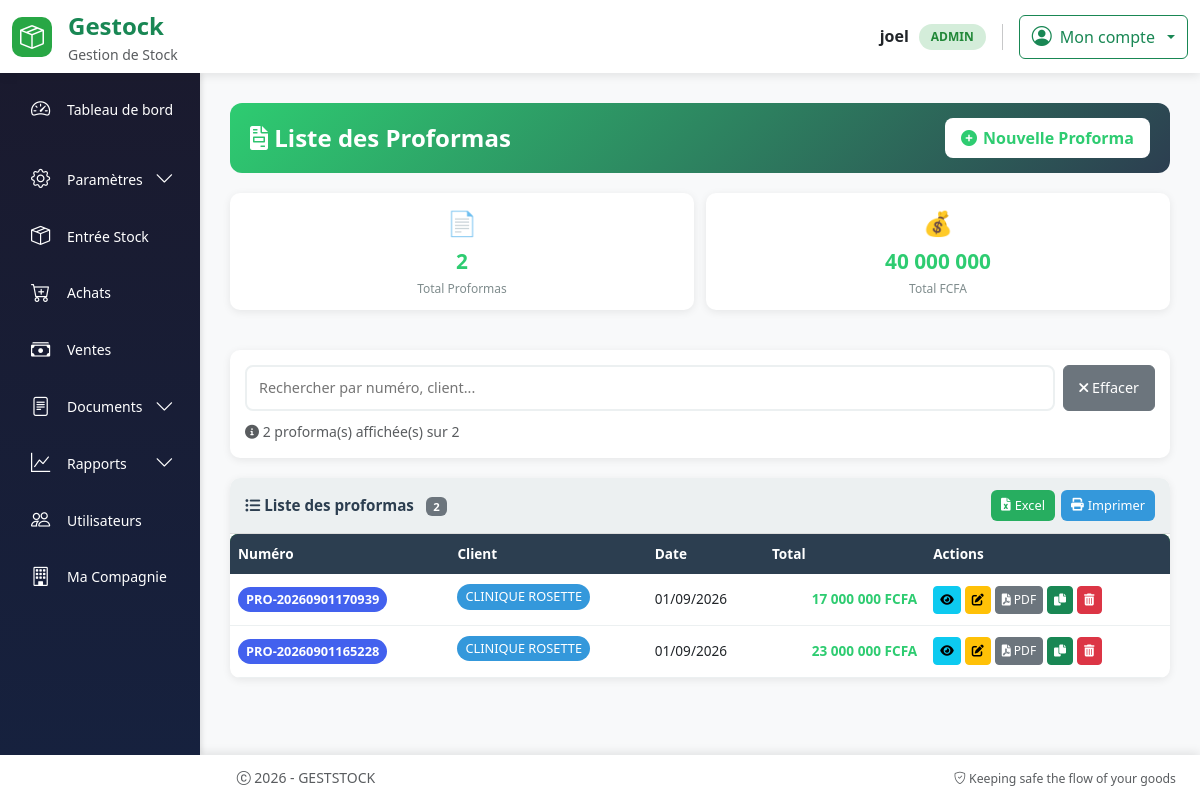
The app's page /proformas (signed in) with its own data.
### models.py (models this page shows, shortened)
class User(UserMixin, db.Model):
  id = db.Column(db.Integer, primary_key=True)
  username = db.Column(db.String(64), index=True, nullable=False)
  email = db.Column(db.String(120), unique=True, nullable=False)
  password_hash = db.Column(db.String(256))
  role = db.Column(db.String(20), nullable=False, default='operateur')
  joined_at = db.Column(db.DateTime(), default = datetime.utcnow, index = True)
  must_change_password = db.Column(db.Boolean, default=False)
  __table_args__ = (
      db.UniqueConstraint('email', name='uq_user_email'),
  )

class Proforma(db.Model):
    id = db.Column(db.Integer, primary_key=True)
    proforma_title = db.Column(db.String(500))
    proforma_comment = db.Column(db.String(500))
    proforma_comment2 = db.Column(db.String(500))
    condition_paiement = db.Column(db.String(500))
    delai_livraison = db.Column(db.String(500))
    garantie = db.Column(db.String(500))
    attn = db.Column(db.String(400))
    total_ht = db.Column(db.Float, default=0)
    remise = db.Column(db.Float, default=0)
    numero = db.Column(db.String(50), unique=True, nullable=False)
    service_concerne = db.Column(db.String(50), default='commercial')
    compagnie_id = db.Column(
        db.Integer,
        db.ForeignKey("compagnie.id"),
        nullable=False
    )
    compagnie = db.relationship(
        "Compagnie",
        backref=db.backref("proformas", lazy=True)
    )
    client_id = db.Column(
        db.Integer,
        db.ForeignKey("client.id"),
        nullable=False
    )
    date = db.Column(
        db.DateTime,
        default=datetime.utcnow
    )
    total = db.Column(db.Float, default=0)
    client = db.relationship(
        "Client",
        backref=db.backref("proformas", lazy=True)
    )
    lignes = db.relationship(
        "LigneProforma",
        backref="proforma",
        cascade="all, delete-orphan",
        lazy=True
    )

class Client(db.Model):
    __tablename__ = "client"
    id = db.Column(db.Integer, primary_key=True)
    nom_client = db.Column(db.String(100), nullable=False)
    telephone = db.Column(db.String(30))
    adresse = db.Column(db.String(255), nullable=False)
    attn = db.Column(db.String(255))
    certificats = db.relationship('CertificatInstallation',
                                 backref='client_rel',
                                 lazy=True)
    bons_commande = db.relationship(
        "BonCommande",
        back_populates="client",
        cascade="all, delete-orphan"
    )
    bons_livraison = db.relationship(
        "BonLivraison",
        back_populates="client"
    )

### routes.py (the view)
@app.route("/proformas")
@login_required
def liste_proformas():
    proformas = Proforma.query.order_by(Proforma.id.desc()).all()
    return render_template(
        "liste_proforma.html",
        proformas=proformas
    )

### app.py (called while the page is built)
@app.after_request
def close_db_connection(response):
    try:
        db.session.close()
    except:
        pass
    return response

### routes.py (called while the page is built)
@app.after_request
def disable_cache(response):
    response.headers["Cache-Control"] = "no-store, no-cache, must-revalidate, private"
    response.headers["Pragma"] = "no-cache"
    response.headers["Expires"] = "0"
    return response

@login_manager.user_loader
def load_user(user_id):
    return User.query.get(int(user_id))

@app.context_processor
def utility_processor():
    def is_active(prefix):
        return request.endpoint and prefix in request.endpoint
    def has_role(*roles):
        if not current_user.is_authenticated:
            return False
        return current_user.role in roles
    def current_route():
        """Retourne le nom de la route actuelle"""
        return request.endpoint
    return dict(
        is_active=is_active,
        has_role=has_role,
        current_route=current_route
    )

### templates/liste_proforma.html (shortened to what this page needs)
{% extends "base.html" %}
{% block content %}
<div class="proformas-container">
    <div class="proformas-header">
        <h4>
            <i class="fas fa-file-invoice"></i> Liste des Proformas
        </h4>
        <a href="{{ url_for('nouvelle_proforma') }}" class="btn-add">
            <i class="fas fa-plus-circle"></i> <span>Nouvelle Proforma</span>
        </a>
    </div>
    {% if proformas %}
    {% set total_proformas = proformas|length %}
    {% set total_montant = proformas|sum(attribute='total') %}
    <div class="stats-grid">
        <div class="stat-card">
            <div class="stat-icon">📄</div>
            <div class="stat-value">{{ total_proformas }}</div>
            <div class="stat-label">Total Proformas</div>
        </div>
        <div class="stat-card">
            <div class="stat-icon">💰</div>
            <div class="stat-value">{{ "{:,.0f}".format(total_montant).replace(',', ' ') }}</div>
            <div class="stat-label">Total FCFA</div>
        </div>
    </div>
    <div class="search-card">
        <div class="search-input-group">
            <input type="text" id="searchInput" class="search-input"
                   placeholder="Rechercher par numéro, client...">
            <button type="button" id="clearSearch" class="btn btn-secondary">
                <i class="fas fa-times"></i> <span>Effacer</span>
            </button>
        </div>
        <div class="mt-2">
            <small class="text-muted">
                <i class="fas fa-info-circle"></i>
                <span id="visibleCount">{{ proformas|length }}</span> proforma(s) affichée(s) sur <span id="totalCount">{{ total_proformas }}</span>
            </small>
        </div>
    </div>
    <div class="table-container">
        <div class="table-header">
            <div class="table-title">
                <i class="fas fa-list-ul"></i> Liste des proformas
                <span class="badge bg-secondary ms-2" id="badgeCount">{{ total_proformas }}</span>
            </div>
            <div class="export-buttons">
                <button type="button" onclick="exportToExcel()" class="btn-sm-custom btn-excel">
                    <i class="fas fa-file-excel"></i> <span>Excel</span>
                </button>
                <button type="button" onclick="window.print()" class="btn-sm-custom btn-print">
                    <i class="fas fa-print"></i> <span>Imprimer</span>
                </button>
            </div>
        </div>
        <div class="table-wrapper">
            <table class="table-custom" id="proformasTable">
                <thead>
                    <tr>
                        <th>Numéro</th>
                        <th>Client</th>
                        <th>Date</th>
                        <th>Total</th>
                        <th>Actions</th>
                    </tr>
                </thead>
                <tbody id="tableBody">
                    {% for p in proformas %}
                    <tr class="proforma-row"
                        data-id="{{ p.id }}"
                        data-numero="{{ p.numero }}"
                        data-client="{{ p.client.nom_client if p.client and p.client.nom_client else p.attn|lower }}">
                        <td>
                            <span class="badge-numero" title="Proforma n°{{ p.numero }}">
                                {{ p.numero }}
                            </span>
                        </td>
                        <td>
                            <span class="badge-client" title="{{ p.client.nom_client if p.client and p.client.nom_client else p.attn }}">
                                {{ p.client.nom_client if p.client and p.client.nom_client else p.attn }}
                            </span>
                        </td>
                        <td>{{ p.date.strftime("%d/%m/%Y") if p.date else '-' }}</td>
                        <td>
                            <span class="montant">{{ "{:,.0f}".format(p.total).replace(',', ' ') }} FCFA</span>
                        </td>
                        <td>
                            <div class="action-group">
                                <a href="{{ url_for('details_proforma', proforma_id=p.id) }}"
                                   class="btn btn-sm btn-info" title="Voir les détails">
                                    <i class="fas fa-eye"></i>
                                </a>
                                <a href="{{ url_for('modifier_proforma', proforma_id=p.id) }}"
                                   class="btn btn-sm btn-warning" title="Modifier">
                                    <i class="fas fa-edit"></i>
                                </a>
                                <a href="{{ url_for('proforma_pdf', proforma_id=p.id) }}"
                                   target="_blank"
                                   class="btn btn-sm btn-secondary"
                                   title="Télécharger PDF">
                                    <i class="fas fa-file-pdf"></i> <span class="d-none d-md-inline">PDF</span>
                                </a>
                                <button type="button"
                                        class="btn btn-sm btn-success"
                                        onclick="dupliquerProforma({{ p.id }}, '{{ p.numero }}')"
                                        title="Dupliquer">
                                    <i class="fas fa-copy"></i>
                                </button>
                                <button type="button"
                                        class="btn btn-sm btn-danger"
                                        onclick="confirmerSuppression({{ p.id }}, '{{ p.numero }}')"
                                        title="Supprimer">
                                    <i class="fas fa-trash-alt"></i>
                                </button>
                            </div>
                        </td>
                    </tr>
                    {% endfor %}
                </tbody>
            </table>
        </div>
    </div>
    {% endif %}
</div>
<link rel="stylesheet" href="https://cdnjs.cloudflare.com/ajax/libs/font-awesome/6.0.0/css/all.min.css">
{% endblock %}

### templates/base.html (shortened to what this page needs)
<!DOCTYPE html>
<html lang="fr">
<head>
    <link rel="stylesheet" href="{{ url_for('static', filename='css/bootstrap.min.css') }}">
    <link rel="stylesheet" href="https://cdn.jsdelivr.net/npm/bootstrap-icons@1.11.3/font/bootstrap-icons.css">
    <link rel="stylesheet" href="{{ url_for('static', filename='style/styles.css') }}">
</head>
<body>
    <header class="app-header">
        <div class="container-fluid py-2">
            <div class="row align-items-center">
                <div class="col-6 col-md-3">
                    <div class="d-flex align-items-center gap-3">
                        <div class="brand-logo">
                            <i class="bi bi-box-seam fs-4"></i>
                        </div>
                        <div>
                            <span class="fs-4 fw-bold text-success">Gestock</span>
                            <small class="text-muted d-none d-md-block">Gestion de Stock</small>
                        </div>
                    </div>
                </div>
                <div class="col-6 col-md-9">
                    <div class="d-flex justify-content-end align-items-center gap-3">
                        {% if current_user.is_authenticated %}
                            <div class="d-none d-md-flex align-items-center gap-3">
                                <div class="text-end">
                                    <div class="fw-semibold">{{ current_user.username }}</div>
                                    <span class="user-badge">{{ current_user.role|upper }}</span>
                                </div>
                            </div>
                            <div class="dropdown">
                                <button class="btn btn-outline-success dropdown-toggle d-flex align-items-center gap-2" type="button" data-bs-toggle="dropdown">
                                    <i class="bi bi-person-circle fs-5"></i>
                                    <span class="d-none d-md-inline">Mon compte</span>
                                </button>
                            </div>
                        {% endif %}
                    </div>
                </div>
            </div>
        </div>
    </header>
    <main class="app-main">
        <div class="container-fluid h-100 p-0">
            <div class="row h-100 g-0">
                {% if current_user.is_authenticated %}
                    <div class="col-md-3 col-lg-2 d-none d-md-block p-0" style="height: 100%;">
                        <div class="app-sidebar" style="height: 100%;">
                            {% include 'partials/sidebar.html' %}
                        </div>
                    </div>
                    {% set content_col = "col-md-9 col-lg-10" %}
                {% else %}
                    {% set content_col = "col-12" %}
                {% endif %}
                <div class="{{ content_col }} p-0" style="height: 100%;">
                    <div class="app-content">
                        {% block content %}{% endblock %}
                    </div>
                </div>
            </div>
        </div>
    </main>
    <footer class="app-footer">
        <div class="container-fluid">
            <div class="row align-items-center">
                <div class="col-md-6">
                    <p class="mb-0 text-muted">
                        <i class="bi bi-c-circle"></i> 2026 - GESTSTOCK
                    </p>
                </div>
                <div class="col-md-6 text-md-end">
                    <small class="text-muted">
                        <i class="bi bi-shield-check"></i> Keeping safe the flow of your goods
                    </small>
                </div>
            </div>
        </div>
    </footer>
</body>
</html>

### static/style/styles.css (style rules this page uses)
html { height: 100%; }
body { margin: 0; font-family: Arial, sans-serif; }

### templates/base.html (style rules this page uses)
:root { --primary-green: #28a745; --dark-green: #218838; --light-green: #d4edda; --sidebar-bg: #1a1a2e; --sidebar-dark: #16213e; }
* { margin: 0; padding: 0; box-sizing: border-box; }
html, body { height: 100%; margin: 0; overflow: hidden; }
body { display: flex; flex-direction: column; background: linear-gradient(135deg, #667eea 0%, #764ba2 100%); font-family: 'Segoe UI', Tahoma, Geneva, Verdana, sans-serif; }
.app-header { flex-shrink: 0; background: white; box-shadow: 0 2px 10px rgba(0,0,0,0.1); z-index: 1030; position: relative; }
.brand-logo { width: 40px; height: 40px; background: var(--primary-green); border-radius: 10px; display: flex; align-items: center; justify-content: center; color: white; }
.user-badge { background: var(--light-green); color: var(--dark-green); padding: 4px 12px; border-radius: 20px; font-size: 12px; font-weight: 600; }
.app-main { flex: 1; overflow: hidden; display: flex; flex-direction: column; min-height: 0; }
.app-sidebar { background: linear-gradient(180deg, var(--sidebar-bg) 0%, var(--sidebar-dark) 100%); height: 100%; overflow-y: auto; overflow-x: hidden; box-shadow: 2px 0 5px rgba(0,0,0,0.1); position: sticky; top: 0; }
.app-content { height: 100%; overflow-y: auto; overflow-x: hidden; padding: 20px; background: #f8f9fa; }
.text-end { display: flex; gap: 10px; font-weight: 900; }
.app-footer { flex-shrink: 0; background: white; text-align: center; padding: 12px; box-shadow: 0 -2px 10px rgba(0,0,0,0.1); font-size: 14px; }
.stat-card { background: white; border-radius: 12px; padding: 20px; margin-bottom: 20px; box-shadow: 0 2px 8px rgba(0,0,0,0.1); transition: all 0.3s ease; }
.table-custom { background: white; border-radius: 8px; overflow: hidden; box-shadow: 0 2px 4px rgba(0,0,0,0.1); }
.table-custom thead { background: var(--primary-green); color: white; }

### records on screen
User: username "joel", role "ADMIN"
Proforma: numero "PRO-20260901170939", client "CLINIQUE ROSETTE", date "01/09/2026", total "17 000 000"
Proforma: numero "PRO-20260901165228", client "CLINIQUE ROSETTE", date "01/09/2026", total "23 000 000"

### other values on screen
{{ total_proformas }} "2"
{{ "{:,.0f}".format(total_montant).replace(',', ' ') }} "40 000 000"
{{ proformas|length }} "2"
